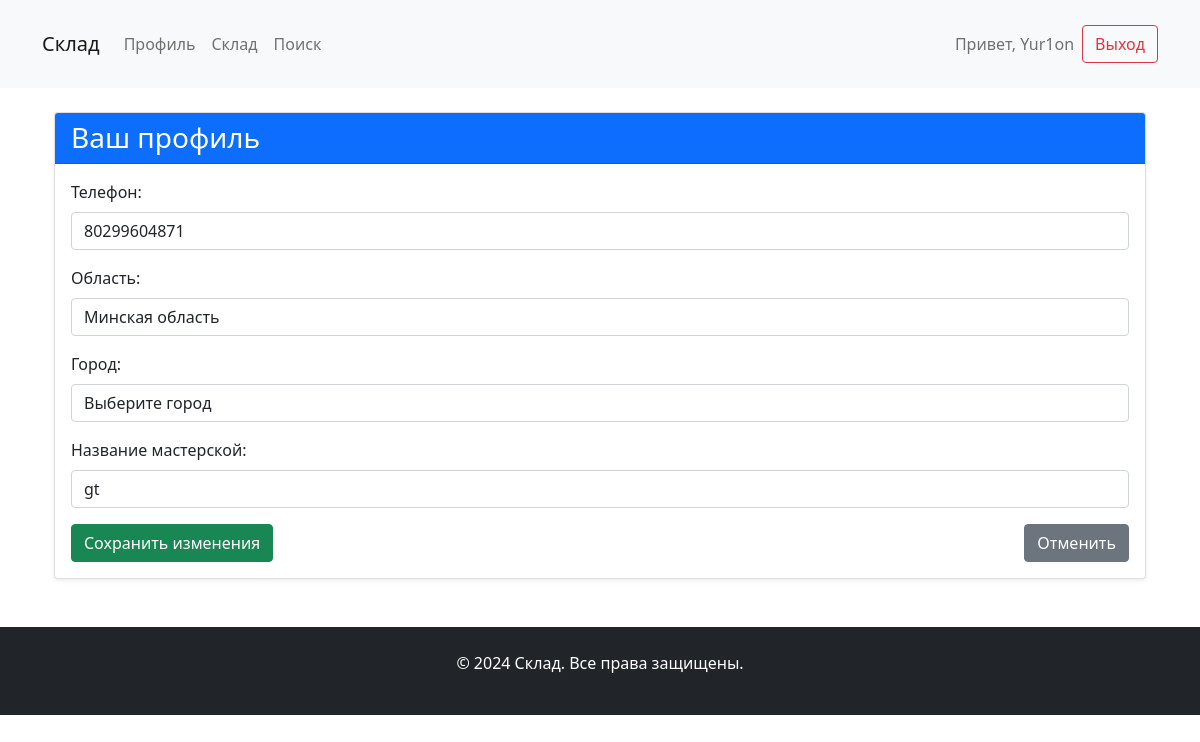
Page /profile/?edit=true (signed in) on the earlier database version.
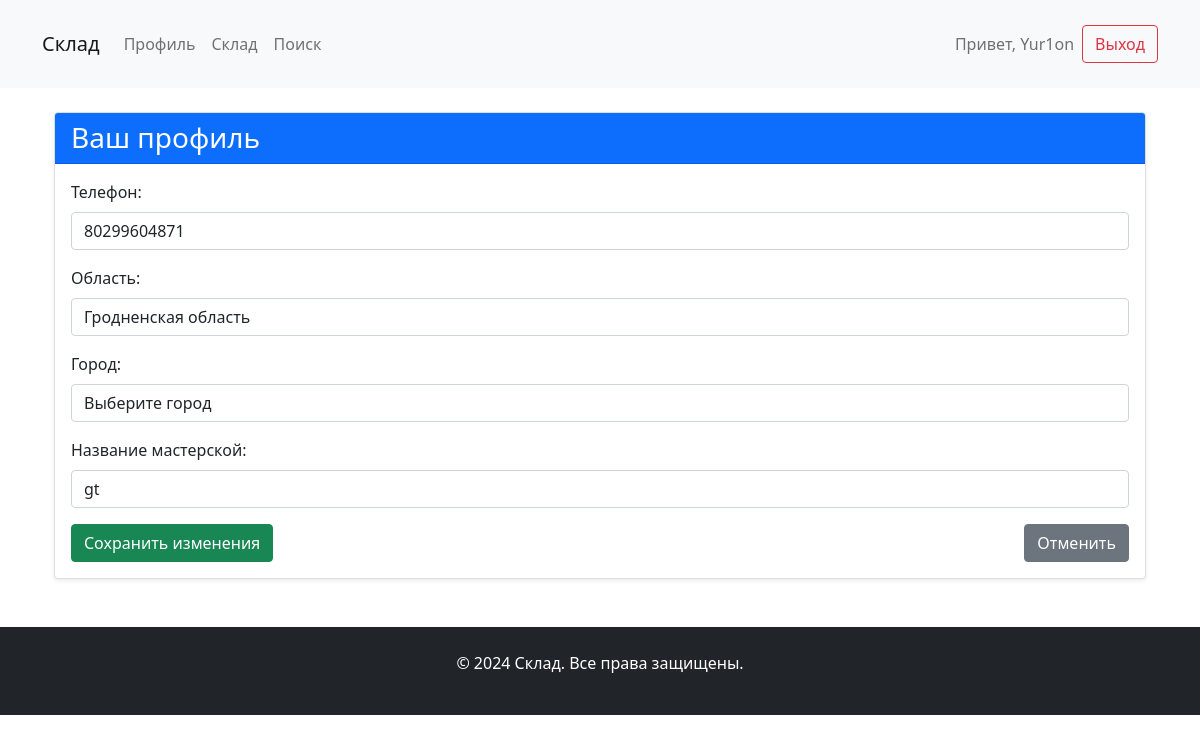
Same page on the later database version.
### user_profile/models.py (models this page shows, shortened)
class Profile(models.Model):
    user = models.OneToOneField(User, on_delete=models.CASCADE)
    phone = models.CharField(max_length=15)
    region = models.CharField(max_length=100, choices=BELARUS_REGIONS, blank=True, null=True)  # Область
    city = models.CharField(max_length=100, blank=True, null=True)
    workshop_name = models.CharField(max_length=100, blank=True, null=True)  # Добавляем поле мастерской

### user_profile/views.py (the view)
# urls.py: path('profile/', views.profile, name='profile'),
@login_required
def profile(request):
    edit_mode = request.GET.get('edit') == 'true'
    reviews = Review.objects.filter(user=request.user).order_by('-created_at')
    bookmarks = request.user.bookmarks.all()
    bookmarks_count = bookmarks.count()  # Подсчитываем количество закладок
    if request.method == 'POST':
        form = ProfileForm(request.POST, instance=request.user.profile)
        if form.is_valid():
            form.save()
            return redirect('profile')
    else:
        form = ProfileForm(instance=request.user.profile)
    return render(request, 'user_profile/profile.html', {
        'form': form,
        'edit_mode': edit_mode,
        'reviews': reviews,  # Передаем отзывы в шаблон
        'bookmarks': bookmarks,  # Передаем закладки в шаблон
        'bookmarks_count': bookmarks_count  # Передаем количество закладок в шаблон
    })

### user_profile/forms.py
class ProfileForm(forms.ModelForm):
    region = forms.ChoiceField(choices=BELARUS_REGIONS, label="Область", required=True)
    city = forms.CharField(label="Город", required=True)
    workshop_name = forms.CharField(label="Название мастерской", required=False)  # Новое поле для названия мастерской
    class Meta:
        model = Profile
        fields = ['phone', 'region', 'city', 'workshop_name']  # Добавляем поле в список полей

### user_profile/templates/user_profile/profile.html (shortened to what this page needs)
{% extends 'warehouse/base.html' %}
{% block content %}
{% load static %}
{% load widget_tweaks %}
<div class="container profile-page my-4">
    <div class="card mb-4 shadow-sm">
        <div class="card-header bg-primary text-white">
            <h3 class="mb-0">Ваш профиль</h3>
        </div>
        <div class="card-body">
            {% if edit_mode %}
                <form method="post" class="form">
                    <div class="form-group mb-3">
                        <label for="phone" class="form-label">Телефон:</label>
                        {{ form.phone|add_class:"form-control" }}
                    </div>
                    <div class="form-group mb-3">
                        <label for="region" class="form-label">Область:</label>
                        <select id="id_region" name="region" class="form-control">
                            {% for region in form.region.field.choices %}
                                <option value="{{ region.0 }}" {% if region.0 == form.region.value %}selected{% endif %}>
                                    {{ region.1 }}
                                </option>
                            {% endfor %}
                        </select>
                    </div>
                    <div class="form-group mb-3">
                        <label for="city" class="form-label">Город:</label>
                        <select id="id_city" name="city" class="form-control">
                            <option value="">Выберите город</option>
                        </select>
                    </div>
                    <div class="form-group mb-3">
                        <label for="workshop_name" class="form-label">Название мастерской:</label>
                        {{ form.workshop_name|add_class:"form-control" }}
                    </div>
                    <div class="d-flex justify-content-between">
                        <button type="submit" class="btn btn-success">Сохранить изменения</button>
                        <a href="{% url 'profile' %}" class="btn btn-secondary">Отменить</a>
                    </div>
                </form>
            {% endif %}
        </div>
    </div>
</div>
{% endblock %}

Differences in the rows shown:
changed Profile "gt": region "Минская область" → "Гродненская область"
